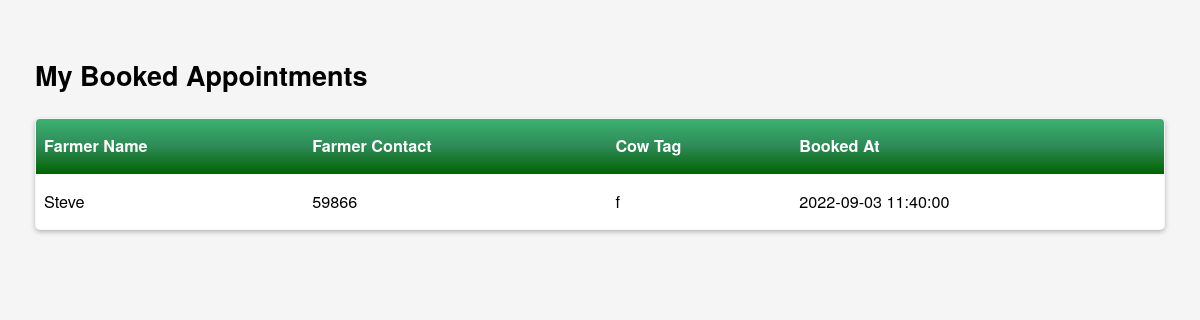
/vets/my_appointments.php (signed in), run on the app's committed database.
### tables this page shows
CREATE TABLE `vets` (
  `VetName` varchar(30) NOT NULL,
  `Vet_ID` int(10) NOT NULL,
  `VetContact` int(10) NOT NULL,
  `VetLocation` varchar(20) NOT NULL,
  `email` varchar(30) NOT NULL,
  `password` varchar(255) NOT NULL
);

CREATE TABLE `farmers` (
  `FarmerReg_No` int(11) NOT NULL,
  `FarmerName` varchar(70) NOT NULL,
  `FarmerContact` int(10) NOT NULL,
  `FarmerId_No` int(10) NOT NULL,
  `FarmerLocation` varchar(30) NOT NULL,
  `password` varchar(255) NOT NULL,
  `vet` varchar(255) DEFAULT NULL
);

CREATE TABLE `cows` (
  `id` int(11) NOT NULL,
  `FarmerReg_No` int(11) NOT NULL,
  `name` varchar(255) NOT NULL,
  `type` text NOT NULL,
  `sales` decimal(65,2) NOT NULL,
  `farmer_id` int(11) NOT NULL,
  `cow_status` varchar(255) DEFAULT NULL,
  `cow_recommendation` tinyint(1) DEFAULT 0,
  `is_booked` tinyint(1) NOT NULL DEFAULT 0,
  `booked_at` timestamp NULL DEFAULT NULL
);

### vets/my_appointments.php (the view, shortened to what this page needs)
<!DOCTYPE html>
<html lang="en">
<head>
    <link rel="stylesheet"
          href="../report.css">
</head>
<body>
<?php
require_once "config.php";
$email=$_SESSION['vet_email'];
$sql="SELECT * FROM vets LEFT JOIN clents ON vets.Vet_ID = clents.vet_id LEFT JOIN farmers ON farmers.FarmerName=clents.farmer_name Left Join cows c on farmers.FarmerReg_No = c.FarmerReg_No WHERE vets.email='$email' GROUP BY clents.id";
$results=$db->query($sql)->fetchAll();
?>
<h2>My Booked Appointments</h2>
<table>
    <thead>
    <tr>
        <th>Farmer Name</th>
        <th>Farmer Contact</th>
        <th>Cow Tag</th>
        <th>Booked At</th>
    </tr>
    </thead>
    <tbody>
    <?php
    foreach ($results as $row){
        $name=$row['name'];
        $booked_at=$row['booked_at'];
        $farmer=$row['FarmerName'];
        $contact=$row['FarmerContact'];
            echo "
 <tr>
 <td>$farmer</td>
 <td>$contact</td>
 <td>$name</td>
        <td>$booked_at</td>
        </tr>
        ";
    }
    ?>
    </tbody>
</table>
</body>
</html>

### report.css (style rules this page uses)
body { padding:1.5em; background: #f5f5f5; font-family: "Helvetica Neue", Helvetica, Arial, sans-serif; }
table { border: 1px #a39485 solid; font-size: .9em; box-shadow: 0 2px 5px rgba(0,0,0,.25); width: 100%; border-collapse: collapse; border-radius: 5px; overflow: hidden; }
th { text-align: left; }
thead { font-weight: bold; color: #fff; background: linear-gradient(#3CB371,#2E8B57, #006400); }
td, th { padding: 1em .5em; vertical-align: middle; }
td { border-bottom: 1px solid rgba(0,0,0,.1); background: #fff; }
html, body { height: 100%; }
html { font-size: 18px; line-height: 1.4; }

### data on the page
vets: farmers.FarmerName "Steve", farmers.FarmerContact "59866", cows.name "f", cows.booked_at "2022-09-03 11:40:00"
